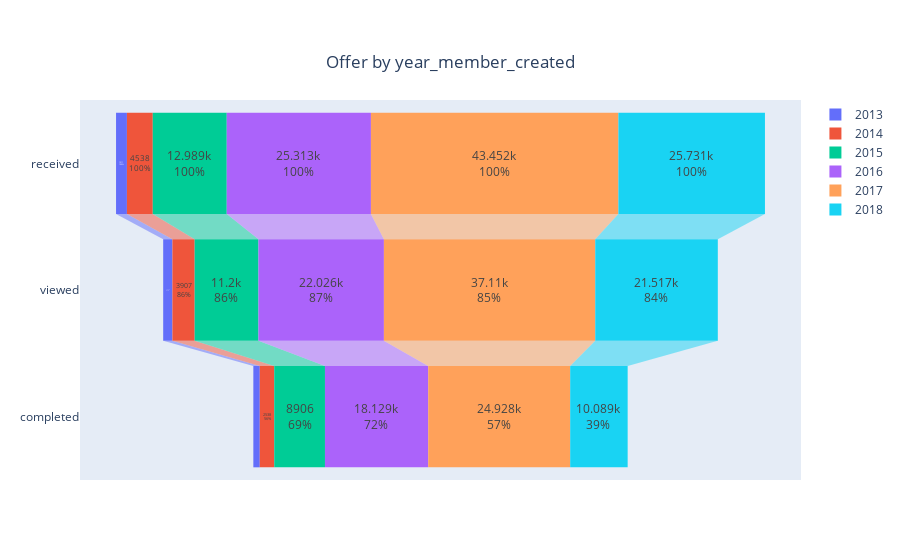

Notebook code for this chart:
### Code cell
visualize.plot_funnel_by_group(df_offer_time, df_profile, 'year_member_created')

### Figure 1 — Plotly figure (JSON) as saved in the notebook; plotly's stock layout.template omitted (floating-point values rounded to 4 significant figures)
{"data": [{"name": "2013", "orientation": "h", "textinfo": "value+percent initial", "type": "funnel", "x": [1911, 1620, 1132], "y": ["received", "viewed", "completed"]}, {"name": "2014", "orientation": "h", "textinfo": "value+percent initial", "type": "funnel", "x": [4538, 3907, 2538], "y": ["received", "viewed", "completed"]}, {"name": "2015", "orientation": "h", "textinfo": "value+percent initial", "type": "funnel", "x": [12989, 11200, 8906], "y": ["received", "viewed", "completed"]}, {"name": "2016", "orientation": "h", "textinfo": "value+percent initial", "type": "funnel", "x": [25313, 22026, 18129], "y": ["received", "viewed", "completed"]}, {"name": "2017", "orientation": "h", "textinfo": "value+percent initial", "type": "funnel", "x": [43452, 37110, 24928], "y": ["received", "viewed", "completed"]}, {"name": "2018", "orientation": "h", "textinfo": "value+percent initial", "type": "funnel", "x": [25731, 21517, 10089], "y": ["received", "viewed", "completed"]}], "layout": {"title": {"text": "Offer by year_member_created", "x": 0.5, "xanchor": "center", "y": 0.9, "yanchor": "top"}}}
